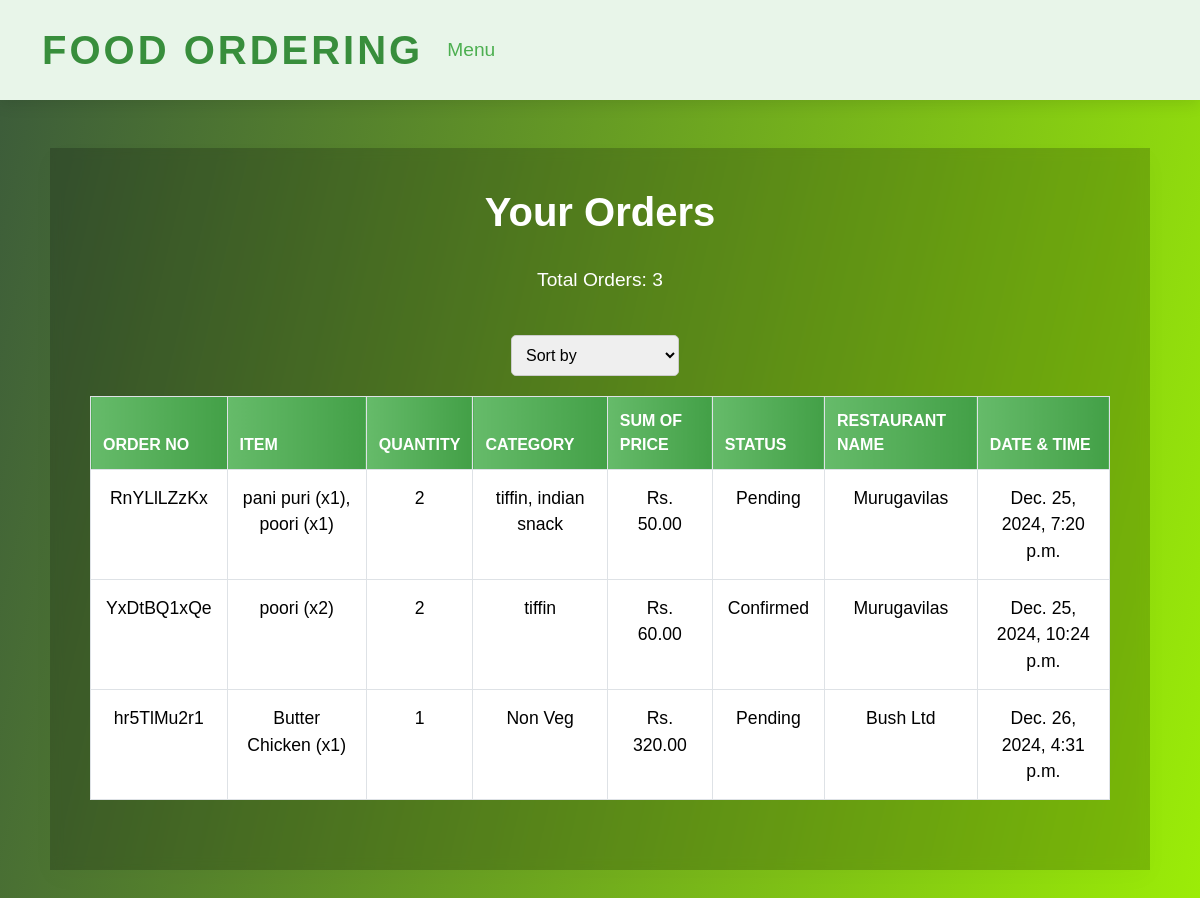
Before: /orders/ (signed in) with the older database file.
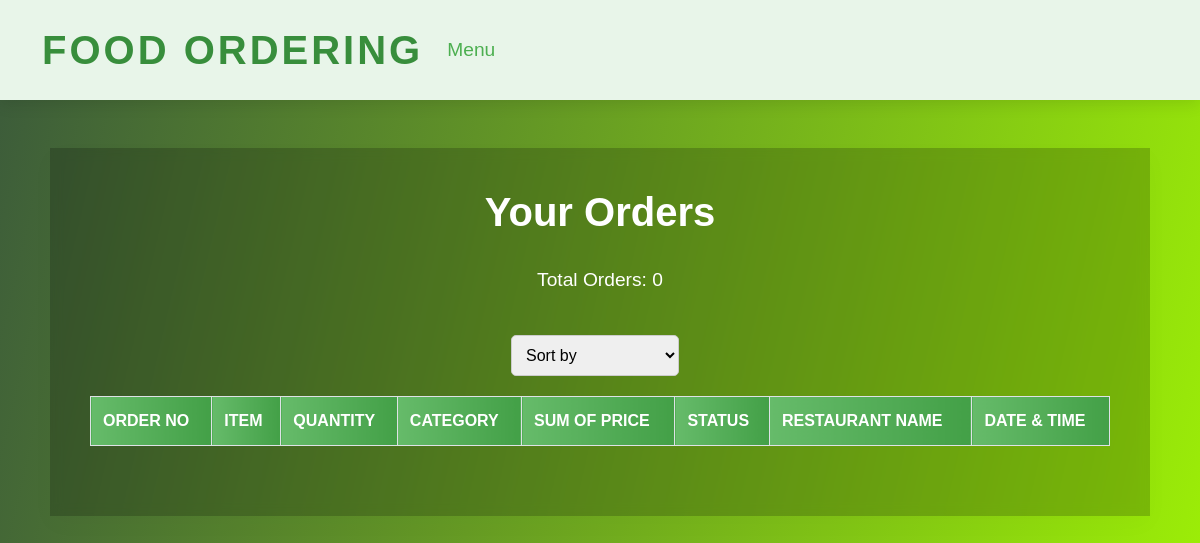
After: the same page with the newer database file.
### customer/models.py (models this page shows, shortened)
class Order(models.Model):
    customer = models.ForeignKey(customerUser, on_delete=models.CASCADE, related_name='orders')
    item = models.CharField(max_length=100)
    quantity = models.IntegerField()
    category = models.CharField(max_length=100)
    sum_of_price = models.DecimalField(max_digits=10, decimal_places=2)
    order_no = models.CharField(max_length=20, unique=True)
    status = models.CharField(max_length=20, choices=[
        ('PENDING', 'Pending'),
        ('CONFIRMED', 'Confirmed'),
        ('OUT_FOR_DELIVERY', 'Out for Delivery'),
        ('DELIVERED', 'Delivered'),
        ('CANCELLED', 'Cancelled')
    ], default='PENDING')
    delivery_person = models.CharField(max_length=100, null=True, blank=True)
    restaurant_name = models.CharField(max_length=100)
    comments = models.TextField(null=True, blank=True)
    date_time = models.DateTimeField(auto_now_add=True)

### customer/views.py (the view)
# urls.py: path('orders/', customerviews.orders, name='orders'),
def orders(request):
    user_orders = Order.objects.filter(customer=request.user)
    return render(request, 'home/orders.html', {'orders': user_orders})

### ordering/templates/home/orders.html (shortened to what this page needs)
<!DOCTYPE html>
<html lang="en">
{% load static %}
<head>
    <link rel="stylesheet" href="https://cdn.jsdelivr.net/npm/bootstrap@5.3.3/dist/css/bootstrap.min.css">
</head>
<body>
    <nav class="navbar navbar-expand-lg navbar-light custom-grey">
        <div class="container-fluid">
            <span class="navbar-brand">Food Ordering</span>
            <div class="collapse navbar-collapse" id="navbarNav">
                <ul class="navbar-nav me-auto">
                    <li class="nav-item active">
                        <a class="nav-link menu-link" href="/menu">Menu</a>
                    </li>
                </ul>
            </div>
        </div>
    </nav>
    <div class="container mt-5">
        <h2 class="text-center">Your Orders</h2>
        <p>Total Orders: {{ orders|length }}</p>
        <div class="filter-container">
            <select onchange="sortTable(this.value)">
                <option value="" disabled selected>Sort by</option>
            </select>
        </div>
        <div class="table-container">
            <table class="table table-bordered">
                <thead>
                    <tr>
                        <th>Order No</th>
                        <th>Item</th>
                        <th>Quantity</th>
                        <th>Category</th>
                        <th>Sum of Price</th>
                        <th>Status</th>
                        <th>Restaurant Name</th>
                        <th>Date & Time</th>
                    </tr>
                </thead>
                <tbody>
                    {% for order in orders %}
                    <tr>
                        <td>{{ order.order_no }}</td>
                        <td>{{ order.item }}</td>
                        <td>{{ order.quantity }}</td>
                        <td>{{ order.category }}</td>
                        <td>Rs. {{ order.sum_of_price }}</td>
                        <td>{{ order.get_status_display }}</td>
                        <td>{{ order.restaurant_name }}</td>
                        <td>{{ order.date_time }}</td>
                    </tr>
                    {% endfor %}
                </tbody>
            </table>
        </div>
    </div>
</body>
</html>

### ordering/templates/home/orders.html (style rules this page uses)
body { font-family: 'Poppins', sans-serif; margin: 0; padding: 0; background: linear-gradient(103deg, #3b5a3b, #9ced07); color: #333; overflow-x: hidden; }
.navbar { background-color: #e8f5e9; padding: 15px 30px; box-shadow: 0 4px 15px rgba(0, 0, 0, 0.1); position: sticky; top: 0; z-index: 10; }
.navbar-brand { font-weight: 700; color: #388e3c; font-size: 2.5em; text-transform: uppercase; letter-spacing: 3px; }
.nav-link.menu-link { color: #4caf50; font-size: 1.2em; margin-right: 20px; text-transform: capitalize; transition: color 0.3s ease; }
.container { margin: 50px auto; max-width: 1100px; background: rgba(0, 0, 0, 0.2); backdrop-filter: blur(6px); padding: 40px; box-shadow: 0 8px 24px rgba(0, 0, 0, 0.025); overflow: hidden; position: relative; }
h2 { color: #ffffff; font-size: 2.5em; font-weight: 800; margin-bottom: 30px; text-align: center; text-transform: capitalize; }
p { font-size: 1.2rem; text-align: center; color: #ffffff; margin-bottom: 40px; }
.table { border-collapse: collapse; width: 100%; margin-bottom: 30px; }
.table thead th { background: linear-gradient(to right, #66bb6a, #43a047); color: #ffffff; font-size: 1em; padding: 12px; text-transform: uppercase; }
.filter-container { display: flex; justify-content: center; margin-bottom: 20px; }
.filter-container select { padding: 10px; font-size: 1rem; border-radius: 5px; border: 1px solid #ccc; margin-right: 10px; }

Changed rows visible on the page:
removed Order: order_no "RnYLlLZzKx", item "pani puri (x1), poori (x1)", quantity "2", category "tiffin, indian snack", sum_of_price "50.00", status "Pending", restaurant_name "Murugavilas", date_time "Dec. 25, 2024, 7:20 p.m."
removed Order: order_no "YxDtBQ1xQe", item "poori (x2)", quantity "2", category "tiffin", sum_of_price "60.00", status "Confirmed", restaurant_name "Murugavilas", date_time "Dec. 25, 2024, 10:24 p.m."
removed Order: order_no "hr5TlMu2r1", item "Butter Chicken (x1)", quantity "1", category "Non Veg", sum_of_price "320.00", status "Pending", restaurant_name "Bush Ltd", date_time "Dec. 26, 2024, 4:31 p.m."
Other visible differences:
{{ orders|length }}: "3" → "0"
